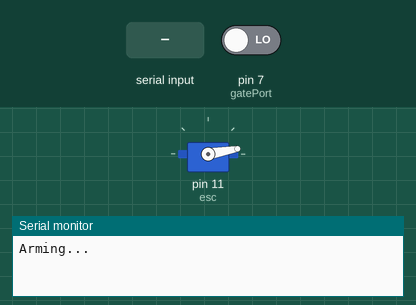
The sketch below on a simulated Arduino Uno, built with avr-gcc and run on an emulated ATmega328P. Parts: servo, the last lines printed to the serial monitor. The inputs (shaded band) are chosen by the test bench; at power-on: pin 7 (gatePort) LOW.

Above: at 0.1 s.
At 6.2 s:
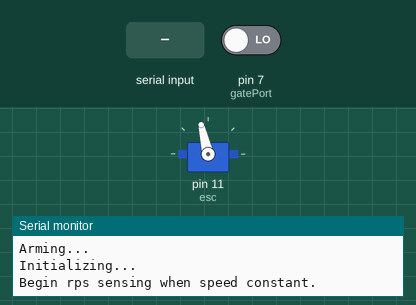
6.3 s: "1" received over Serial
Timing chart, 0 to 9.3 s (numbered marks = the images above; inputs shaded):
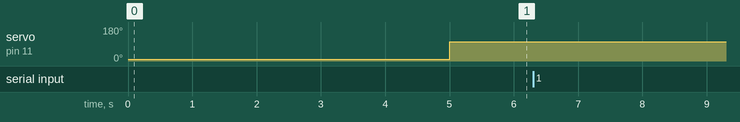

The sketch:

HDD1_1.ino
```cpp
#include <Servo.h>

Servo esc;
int signal;

int gatePort = 7;
int gateThreshold = 0;
int previous, current, period, count, same = 0;
int testspeed = 103;
int num_samples = 100;

void setup()
{
  Serial.begin(9600);
  esc.attach(11);
  esc.write(10);
  Serial.println("Arming...");
  delay(5000);
  Serial.println("Initializing...");
  esc.write(testspeed);
  Serial.println("Begin rps sensing when speed constant.");
}
void loop()
{
  if(Serial.available() > 0)
  {
    Serial.println("Beginning rps sampling...");
    previous = millis();
    for(count = 1; count <= num_samples;)
    {
      if(digitalRead(gatePort) == gateThreshold && same == 0)
      {
        count++;
        same = 1;
      }
      if(digitalRead(gatePort) != gateThreshold && same == 1)
      {
        same = 0;
      }
    }
    current = millis();
    period = current - previous;
    Serial.print("Millis per 1000 rotations: ");
    Serial.println(period);
  }
  /*
  Serial.println(digitalRead(gatePort));
  /*
  if(analogRead(gatePort) < gateThreshold)
  {
    Serial.println("1");
  }
  else
  {
    Serial.println("0");
  }
  Serial.println(millis());
  if(analogRead(gatePort) == gateThreshold)
  {
    current = micros();
    period = current - previous;
    Serial.println(period);
    previous = current;
  }
  if(Serial.available() > 0)
  {
    signal = Serial.parseInt();
    if(signal >= 10 && signal <= 180)
    {
      Serial.print("Output: ");
      Serial.println(signal);
      esc.write(signal);
    }
    else
    {
      Serial.println("Invalid value.");
    }
  }
  */
}
```
